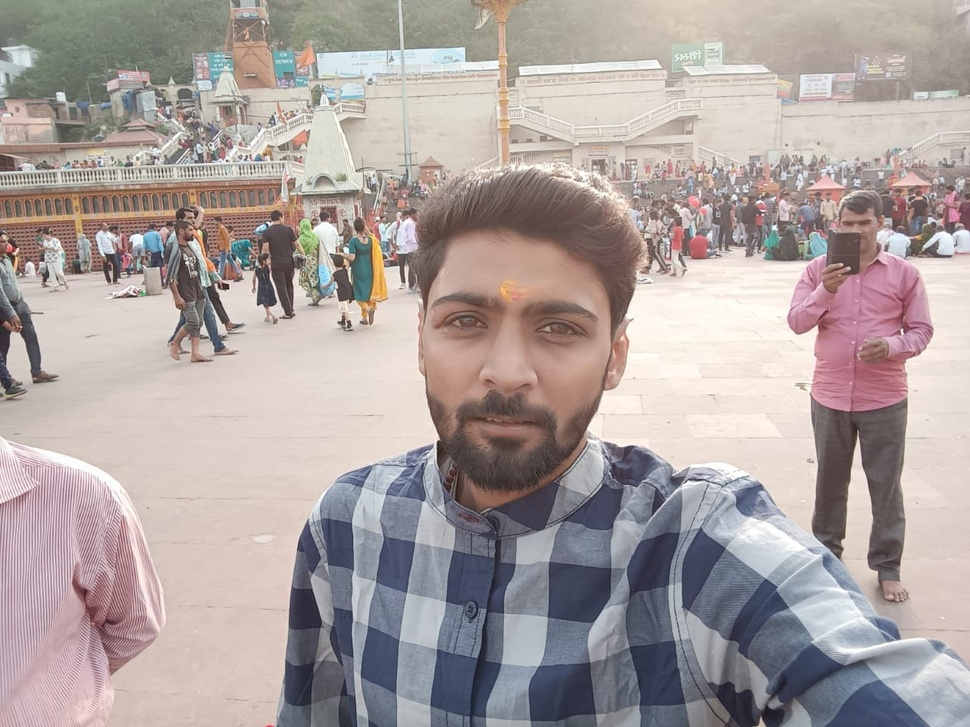
#> input picture dataset/yash/img3.jpg, 970 x 727 px, shrunk from 1280 x 960 before the run, found by its file name
$ jupyter execute pract.ipynb
#> lines starting #> are read from the running program, lines starting #| are printed output that depends on the picture
[cell 1]
import cv2

[cell 2]
img=cv2.imread('img3.jpg')
#> img is the input picture: shape (727, 970, 3); mean B, G, R 159.8, 161.6, 172.4
cv2.imshow('Image', img)
cv2.waitKey(0)
cv2.destroyAllWindows()

[cell 3]
gray = cv2.cvtColor(img, cv2.COLOR_BGR2GRAY)
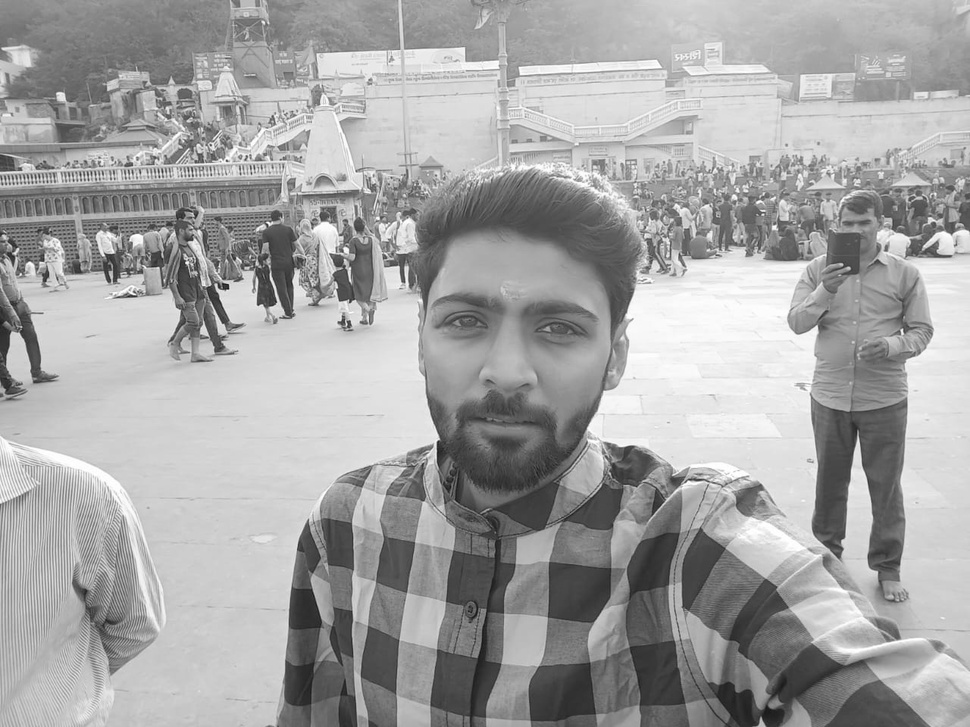
#> gray: shape (727, 970); min 22, max 255, mean 164.7

cv2.imshow("Gray Image", gray)
cv2.waitKey(0)
cv2.destroyAllWindows()

[cell 4]
import numpy as np
# Create a black image
black_image = np.zeros((300, 300, 3), dtype=np.uint8)

# Create a white image
white_image = np.ones((300, 300, 3), dtype=np.uint8) * 255

# Display the images
cv2.imshow('Black Image', black_image)
cv2.imshow('White Image', white_image)
cv2.waitKey()
cv2.destroyAllWindows()

[cell 5]
# Crop the image (y:y+h, x:x+w)
cropped_image = img[100:250, 100:250]
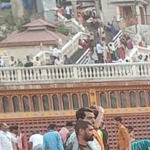
#> cropped_image: shape (150, 150, 3); mean B, G, R 139.6, 147.7, 161.6

# Display the cropped image
cv2.imshow('Cropped Image', cropped_image)
cv2.waitKey()
cv2.destroyAllWindows()

$ run again, with dataset/yash/img1.jpg copied over dataset/yash/img3.jpg
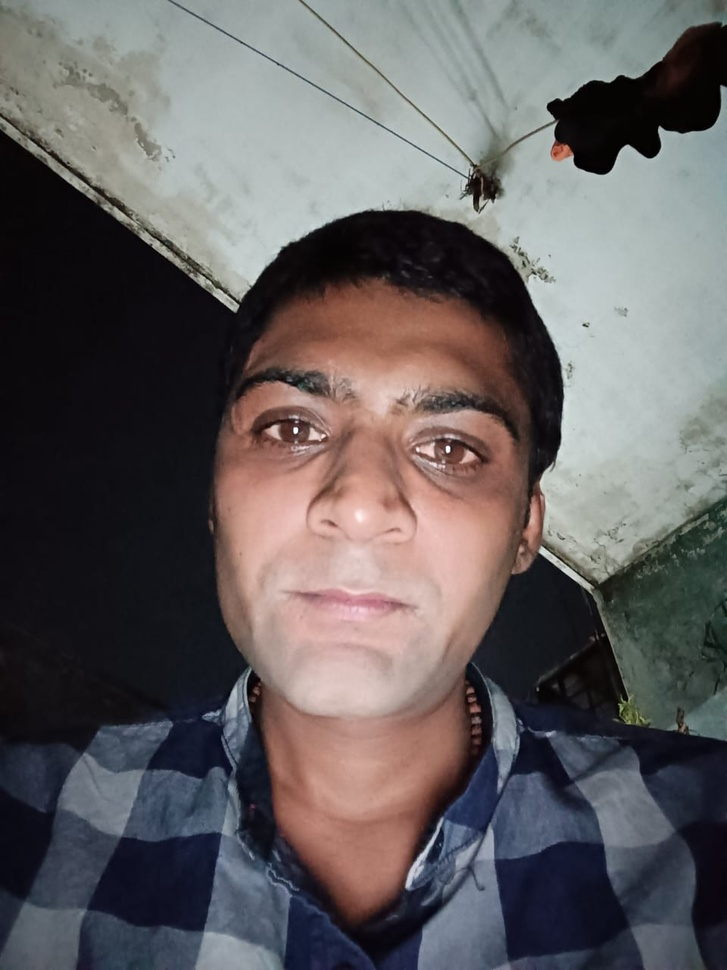
#> input picture dataset/yash/img1.jpg, 727 x 970 px, shrunk from 960 x 1280 before the run, found by its file name
#> img is the input picture: shape (970, 727, 3); mean B, G, R 95.8, 95, 99.3
#> `gray = cv2.cvtColor(img, cv2.COLOR_BGR2GRAY)`:
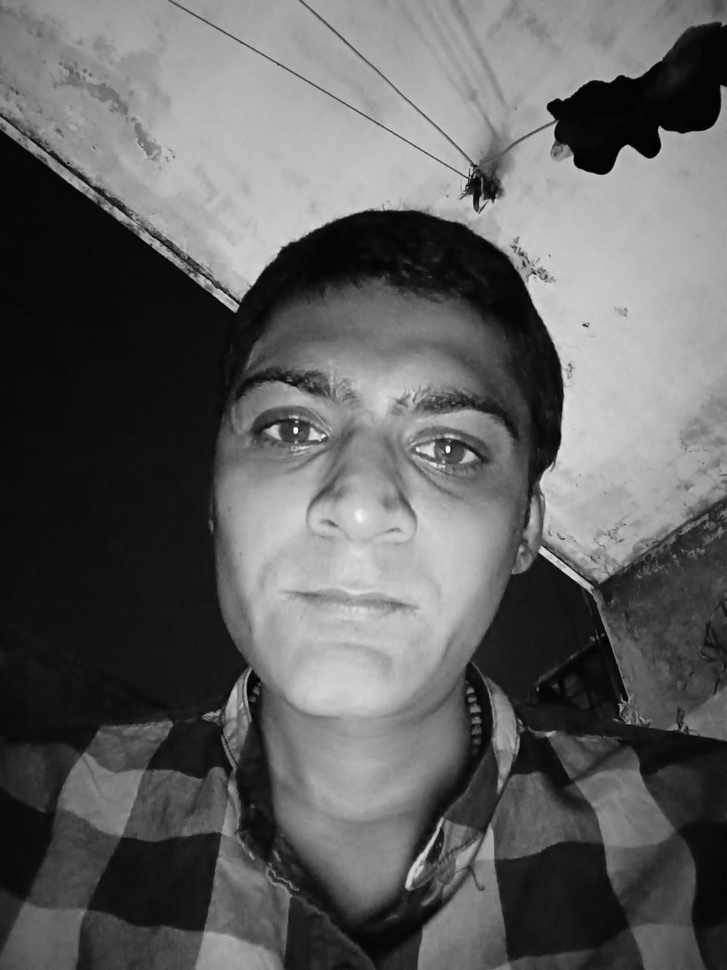
#> gray: shape (970, 727); min 0, max 254, mean 96.4
#> `cropped_image = img[100:250, 100:250]`:
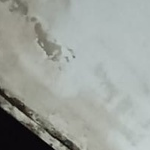
#> cropped_image: shape (150, 150, 3); mean B, G, R 156.5, 162, 157.2

$ run again, with dataset/yash/img2.jpg copied over dataset/yash/img3.jpg
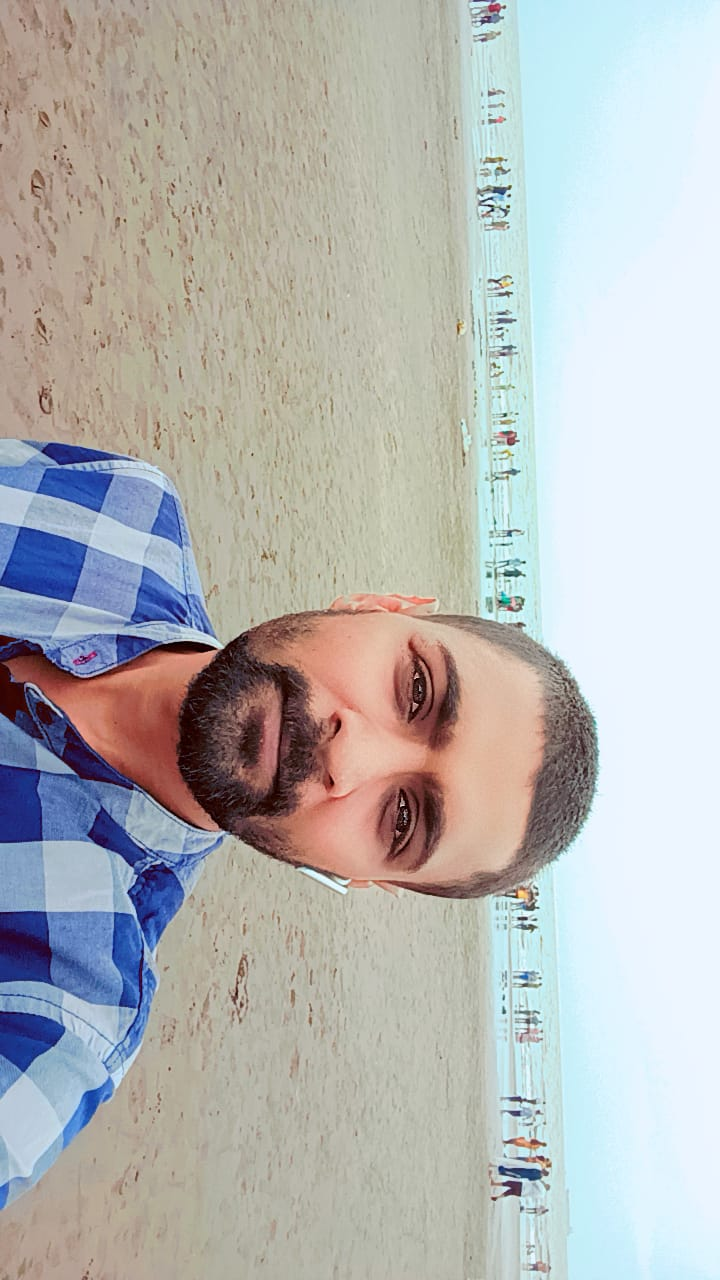
#> input picture dataset/yash/img2.jpg, 720 x 1280 px, found by its file name
#> img is the input picture: shape (1280, 720, 3); mean B, G, R 181, 182.4, 181.9
#> `gray = cv2.cvtColor(img, cv2.COLOR_BGR2GRAY)`:
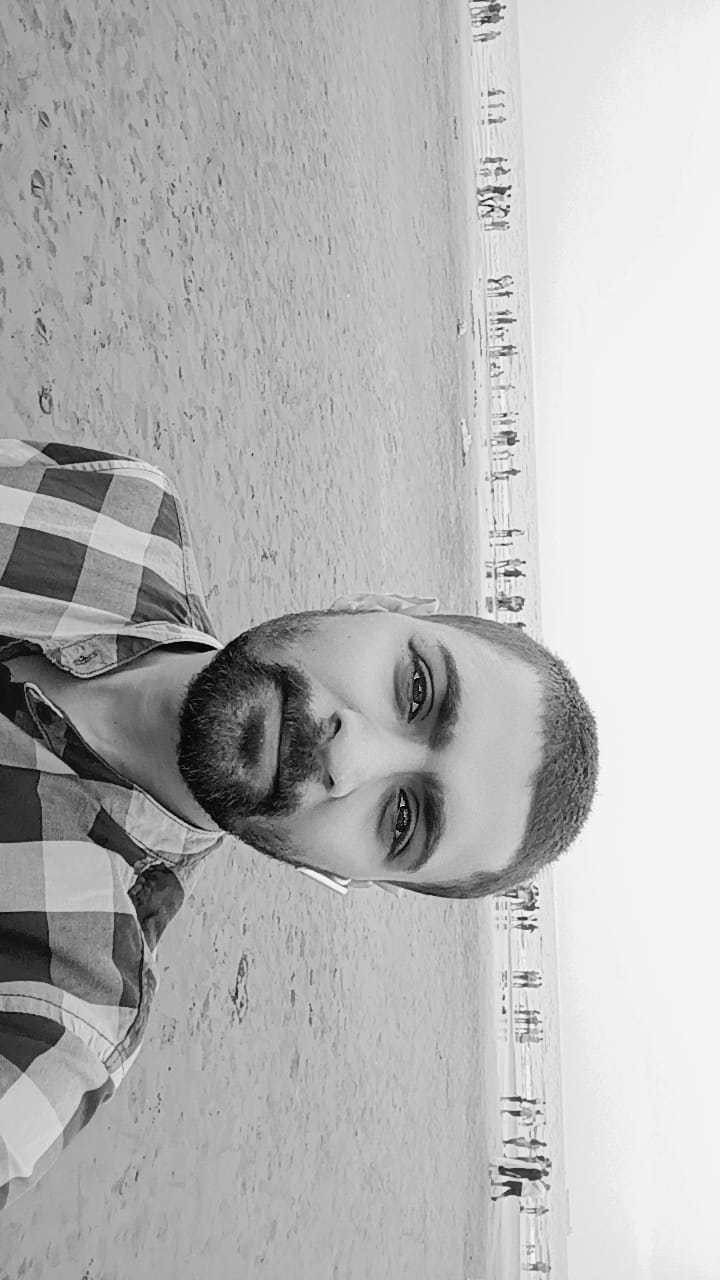
#> gray: shape (1280, 720); min 1, max 251, mean 182.1
#> `cropped_image = img[100:250, 100:250]`:
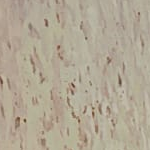
#> cropped_image: shape (150, 150, 3); mean B, G, R 148.3, 167.1, 177.4
